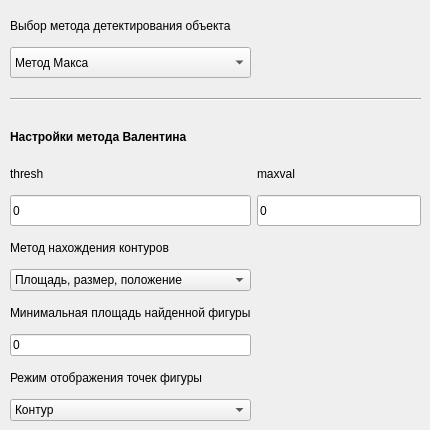
         <widget class="QWidget" name="tab_settings_laser">
          <attribute name="title">
           <string>Настройки лазера</string>
          </attribute>
          <widget class="QWidget" name="gridLayoutWidget_2">
           <property name="geometry">
            <rect>
             <x>10</x>
             <y>10</y>
             <width>411</width>
             <height>411</height>
            </rect>
           </property>
           <layout class="QGridLayout" name="gridLayout_9">
            <property name="sizeConstraint">
             <enum>QLayout::SizeConstraint::SetDefaultConstraint</enum>
            </property>
            <item row="2" column="0" colspan="2">
             <widget class="Line" name="line_4">
              <property name="sizePolicy">
               <sizepolicy hsizetype="Minimum" vsizetype="Preferred">
                <horstretch>0</horstretch>
                <verstretch>0</verstretch>
               </sizepolicy>
              </property>
              <property name="orientation">
               <enum>Qt::Orientation::Horizontal</enum>
              </property>
             </widget>
            </item>
            <item row="11" column="0">
             <widget class="QComboBox" name="comboBox_points_mode_laser">
              <item>
               <property name="text">
                <string>Контур</string>
               </property>
              </item>
              <item>
               <property name="text">
                <string>Контур + внутренняя часть фигуры</string>
               </property>
              </item>
             </widget>
            </item>
            <item row="8" column="0">
             <widget class="QLabel" name="label_18">
              <property name="text">
               <string>Минимальная площадь найденной фигуры</string>
              </property>
             </widget>
            </item>
            <item row="5" column="1">
             <widget class="QLineEdit" name="lineEdit_maxval_laser">
              <property name="sizePolicy">
               <sizepolicy hsizetype="Expanding" vsizetype="Preferred">
                <horstretch>0</horstretch>
                <verstretch>0</verstretch>
               </sizepolicy>
              </property>
              <property name="text">
               <string>0</string>
              </property>
              <property name="placeholderText">
               <string>255</string>
              </property>
             </widget>
            </item>
            <item row="10" column="0">
             <widget class="QLabel" name="label_20">
              <property name="text">
               <string>Режим отображения точек фигуры</string>
              </property>
             </widget>
            </item>
            <item row="4" column="0">
             <widget class="QLabel" name="label_15">
              <property name="sizePolicy">
               <sizepolicy hsizetype="Preferred" vsizetype="Preferred">
                <horstretch>0</horstretch>
                <verstretch>0</verstretch>
               </sizepolicy>
              </property>
              <property name="text">
               <string>thresh</string>
              </property>
             </widget>
            </item>
            <item row="3" column="0">
             <widget class="QLabel" name="label_19">
              <property name="sizePolicy">
               <sizepolicy hsizetype="Preferred" vsizetype="Preferred">
                <horstretch>0</horstretch>
                <verstretch>0</verstretch>
               </sizepolicy>
              </property>
              <property name="font">
               <font>
                <bold>true</bold>
               </font>
              </property>
              <property name="text">
               <string>Настройки метода Валентина</string>
              </property>
             </widget>
            </item>
            <item row="7" column="0">
             <widget class="QComboBox" name="comboBox_method_find_contour_laser">
              <item>
               <property name="text">
                <string>Площадь, размер, положение</string>
               </property>
              </item>
              <item>
               <property name="text">
                <string>Максимальная площадь</string>
               </property>
              </item>
             </widget>
            </item>
            <item row="9" column="0">
             <widget class="QLineEdit" name="lineEdit_min_area_figure_laser">
              <property name="text">
               <string>0</string>
              </property>
              <property name="placeholderText">
               <string>500</string>
              </property>
             </widget>
            </item>
            <item row="4" column="1">
             <widget class="QLabel" name="label_16">
              <property name="sizePolicy">
               <sizepolicy hsizetype="Preferred" vsizetype="Preferred">
                <horstretch>0</horstretch>
                <verstretch>0</verstretch>
               </sizepolicy>
              </property>
              <property name="text">
               <string>maxval</string>
              </property>
             </widget>
            </item>
            <item row="6" column="0">
             <widget class="QLabel" name="label_17">
              <property name="text">
               <string>Метод нахождения контуров</string>
              </property>
             </widget>
            </item>
            <item row="1" column="0">
             <widget class="QComboBox" name="comboBox_detect_method_laser">
              <property name="sizePolicy">
               <sizepolicy hsizetype="Preferred" vsizetype="Preferred">
                <horstretch>0</horstretch>
                <verstretch>0</verstretch>
               </sizepolicy>
              </property>
              <item>
               <property name="text">
                <string>Метод Макса</string>
               </property>
              </item>
              <item>
               <property name="text">
                <string>Метод Валентина</string>
               </property>
              </item>
             </widget>
            </item>
            <item row="5" column="0">
             <widget class="QLineEdit" name="lineEdit_thresh_laser">
              <property name="sizePolicy">
               <sizepolicy hsizetype="Expanding" vsizetype="Preferred">
                <horstretch>0</horstretch>
                <verstretch>0</verstretch>
               </sizepolicy>
              </property>
              <property name="text">
               <string>0</string>
              </property>
              <property name="placeholderText">
               <string>180</string>
              </property>
             </widget>
            </item>
            <item row="0" column="0">
             <widget class="QLabel" name="label_14">
              <property name="sizePolicy">
               <sizepolicy hsizetype="Preferred" vsizetype="Preferred">
                <horstretch>0</horstretch>
                <verstretch>0</verstretch>
               </sizepolicy>
              </property>
              <property name="text">
               <string>Выбор метода детектирования объекта</string>
              </property>
             </widget>
            </item>
           </layout>
          </widget>
         </widget>
